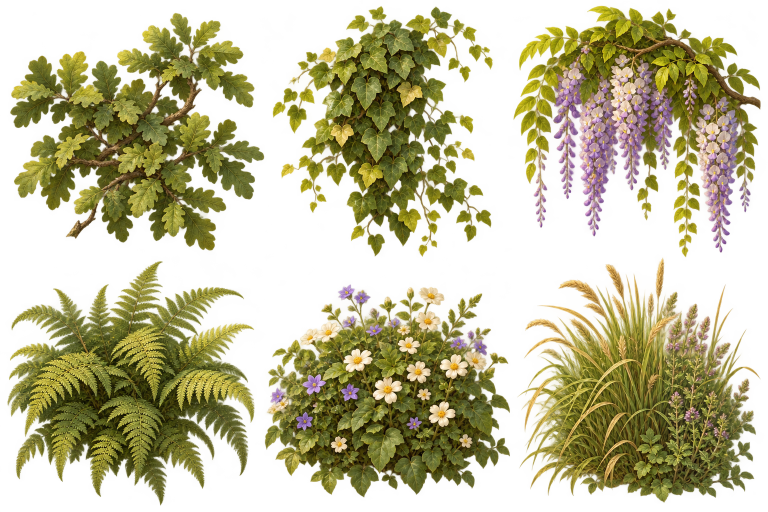
#> input picture assets/level1/botanical/foliage_atlas.png, 1536 x 1024 px (shown at 1/2 size)
$ python build_botanical_foliage.py --output out.png
#> lines starting #> are read from the running program, lines starting #| are printed output that depends on the picture
#!/usr/bin/env python3
"""Bake opaque interiors and narrow cutout fringes from authored foliage alpha.

Offline only: pip install Pillow numpy shapely mapbox-earcut. Generated geometry
keeps original atlas coordinates and card planes. Each LOD is derived from its
own filtered coverage, preserving small holes until they become subpixel.
"""
from pathlib import Path
import argparse,json
import numpy as np
from PIL import Image
from shapely.geometry import box, Polygon
from shapely.ops import unary_union
import mapbox_earcut

ROOT=Path(__file__).resolve().parents[1]
def polygons(g):
    if g.is_empty:return []
    return [g] if isinstance(g,Polygon) else [p for p in g.geoms if isinstance(p,Polygon)]
def geometry(mask):
    runs=[]
    for y,row in enumerate(mask):
        edges=np.diff(np.r_[False,row,False].astype(np.int8));starts=np.flatnonzero(edges==1);ends=np.flatnonzero(edges==-1)
        runs.extend(box(int(a),y,int(b),y+1) for a,b in zip(starts,ends))
    return unary_union(runs)
def triangles(g,n):
    vertices=[];indices=[]
    for p in polygons(g):
        rings=[np.asarray(p.exterior.coords)[:-1]]+[np.asarray(r.coords)[:-1] for r in p.interiors]
        xy=np.concatenate(rings);end=np.cumsum([len(r) for r in rings]).astype(np.uint32)
        idx=mapbox_earcut.triangulate_float64(xy,end)
        offset=len(vertices);vertices.extend((xy/n).tolist());indices.extend((idx+offset).tolist())
    return {'xy':vertices,'indices':indices,'area':g.area/(n*n)}
def build(out):
    source=Image.open(ROOT/'assets/level1/botanical/foliage_atlas.png').getchannel('A')
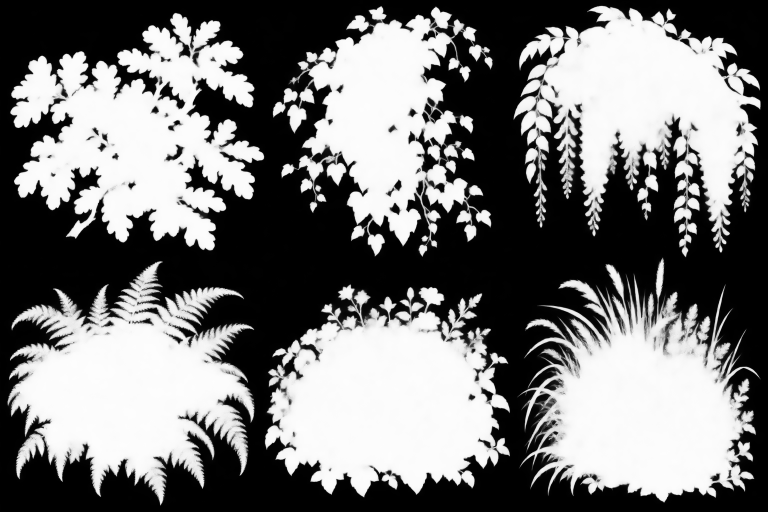
#> source: PIL image 1536x1024 L (shown at 1/2 size); min 0, max 253, mean 119.3
    tiles=[]
    for tile in range(6):
        levels=[]
        for n in [256,128,64,32,16,8,4]:
            alpha=np.asarray(source.resize((n*3,n*2),Image.Resampling.BOX))
            col,row=tile%3,tile//3;coverage=geometry(alpha[row*n:(row+1)*n,col*n:(col+1)*n]>=97)
            clip=box(n*.01,n*.01,n*.99,n*.99)
            epsilon=max(.08,n/128)
            padding=epsilon+.06
            core=coverage.buffer(-padding,join_style=2).simplify(epsilon,preserve_topology=True).intersection(clip)
            # Keep interiors inside coverage; avoid adding every stair-step
            # vertex back after simplification unless it actually protrudes.
            if not coverage.covers(core):core=core.intersection(coverage)
            outer=coverage.buffer(padding,join_style=2).simplify(epsilon,preserve_topology=True).intersection(clip)
            if not outer.covers(coverage.intersection(clip)):outer=outer.union(coverage.intersection(clip))
            edge=outer.difference(core)
            levels.append({'resolution':n,'core':triangles(core,n),'edge':triangles(edge,n)})
        tiles.append(levels)
        print('tile',tile,[(l['resolution'],round(l['core']['area'],3),round(l['edge']['area'],3),sum(len(l[k]['indices'])//3 for k in ['core','edge'])) for l in levels],flush=True)
#> after the loop, tiles = []
    out.write_text(json.dumps({'source':'foliage_atlas.png','tiles':tiles},separators=(',',':'))+'\n')
if __name__=='__main__':
    p=argparse.ArgumentParser();p.add_argument('--output',type=Path,required=True);build(p.parse_args().output)
#> (the call stopped at in triangles, `idx=mapbox_earcut.triangulate_float64(xy,end)`: mapbox_earcut is not available in this run)
